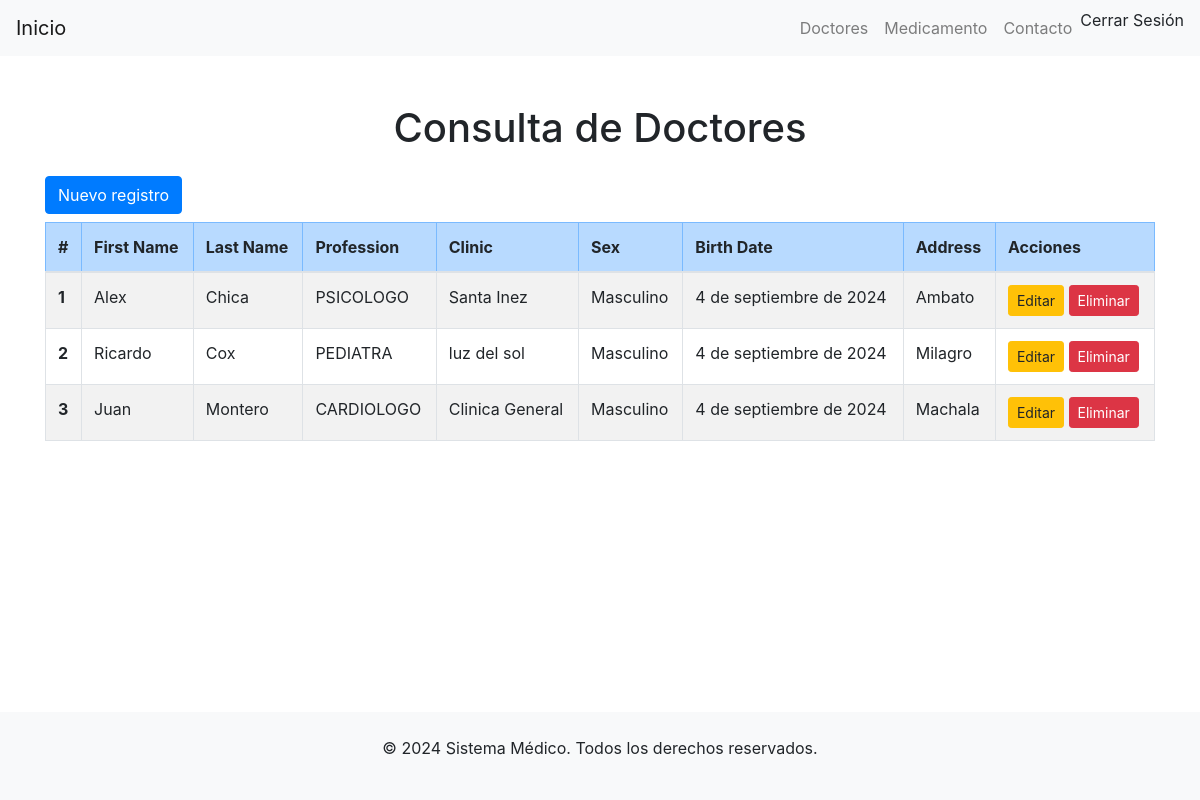
Page /doctor_list/ (signed in) on the committed database.
### aplication/core/models.py (models this page shows, shortened)
class Doctor(models.Model):
    SEX_CHOICES = ( ('M', 'Masculino'), ('F', 'Femenino'),)
    first_name = models.CharField(max_length=100)
    last_name = models.CharField(max_length=100)
    profession = models.ManyToManyField(Profession)
    clinic = models.ForeignKey(Clinic,on_delete=models.CASCADE, related_name='clinicas')
    sex = models.CharField(default="M",max_length=1, choices=SEX_CHOICES)
    birth_date = models.DateField()
    address = models.CharField(max_length=255)
    is_active = models.BooleanField(default=True)
    class Meta:
        verbose_name = "Doctor"
        verbose_name_plural = "Doctores"
        ordering = ['last_name', 'first_name']

class Profession(models.Model):
    description = models.CharField(max_length=100, unique=True)

class Clinic(models.Model):
    ruc = models.CharField(max_length=13, unique=True)
    name = models.CharField(max_length=100, unique=True)

### aplication/core/views.py (the view)
# urls.py: path('doctor_list/', views.DoctorList.as_view(), name='doctor_list'),
class DoctorList(LoginRequiredMixin, ListView):
    model = Doctor
    template_name = 'core/doctor/list.html'
    context_object_name = 'doctores'
    login_url = 'login'  # Redirige a la vista de login si no está autenticado
    def get_context_data(self, **kwargs):
        context = super().get_context_data(**kwargs)
        context['title'] = "Medical"
        context['title1'] = "Consulta de Doctores"
        return context

### template/core/doctor/list.html (shortened to what this page needs)
{% extends 'layouts/base.html' %}
{% block content %}
    <div class="container mt-5">
        <h1 class="text-center mb-4">{{title1}}</h1>
        <a class="btn btn-primary mb-sm-2" href="/doctor_create/">Nuevo registro</a>
        <table class="table table-striped table-bordered">
            <thead class="table-primary">
                <tr>
                    <th scope="col">#</th>
                    <th scope="col">First Name</th>
                    <th scope="col">Last Name</th>
                    <th scope="col">Profession</th>
                    <th scope="col">Clinic</th>
                    <th scope="col">Sex</th>
                    <th scope="col">Birth Date</th>
                    <th scope="col">Address</th>
                    <th scope="col">Acciones</th>
                </tr>
            </thead>
            <tbody>
                {% for doctor in doctores %}
                <tr>
                    <th scope="row">{{ forloop.counter }}</th>
                    <td>{{ doctor.first_name }}</td>
                    <td>{{ doctor.last_name }}</td>
                    <td>
                        {% for profession in doctor.profession.all %}
                            {{ profession.description }}{% if not forloop.last %}, {% endif %}
                        {% endfor %}
                    </td>
                    <td>{{ doctor.clinic.name }}</td>
                    <td>{{ doctor.get_sex_display }}</td>
                    <td>{{ doctor.birth_date }}</td>
                    <td>{{ doctor.address }}</td>
                    <td>
                        <a href={% url 'core:doctor_update' doctor.id %} class="btn btn-warning btn-sm">Editar</a>
                        <a href={% url 'core:doctor_delete' doctor.id %} class="btn btn-danger btn-sm">Eliminar</a>
                    </td>
                </tr>
                {% empty %}
                <tr>
                    <td colspan="8" class="text-center">No doctors available</td>
                </tr>
                {% endfor %}
            </tbody>
        </table>
    </div>
{% endblock %}

### rows in the picture
Doctor: first_name "Alex", last_name "Chica", clinic.name "Santa Inez", sex "Masculino", birth_date "4 de septiembre de 2024", address "Ambato"
Profession: description "PSICOLOGO"
Doctor: first_name "Ricardo", last_name "Cox", clinic.name "luz del sol", sex "Masculino", birth_date "4 de septiembre de 2024", address "Milagro"
Profession: description "PEDIATRA"
Doctor: first_name "Juan", last_name "Montero", clinic.name "Clinica General", sex "Masculino", birth_date "4 de septiembre de 2024", address "Machala"
Profession: description "CARDIOLOGO"

### other values in the picture
{{ title1 }} "Consulta de Doctores"
